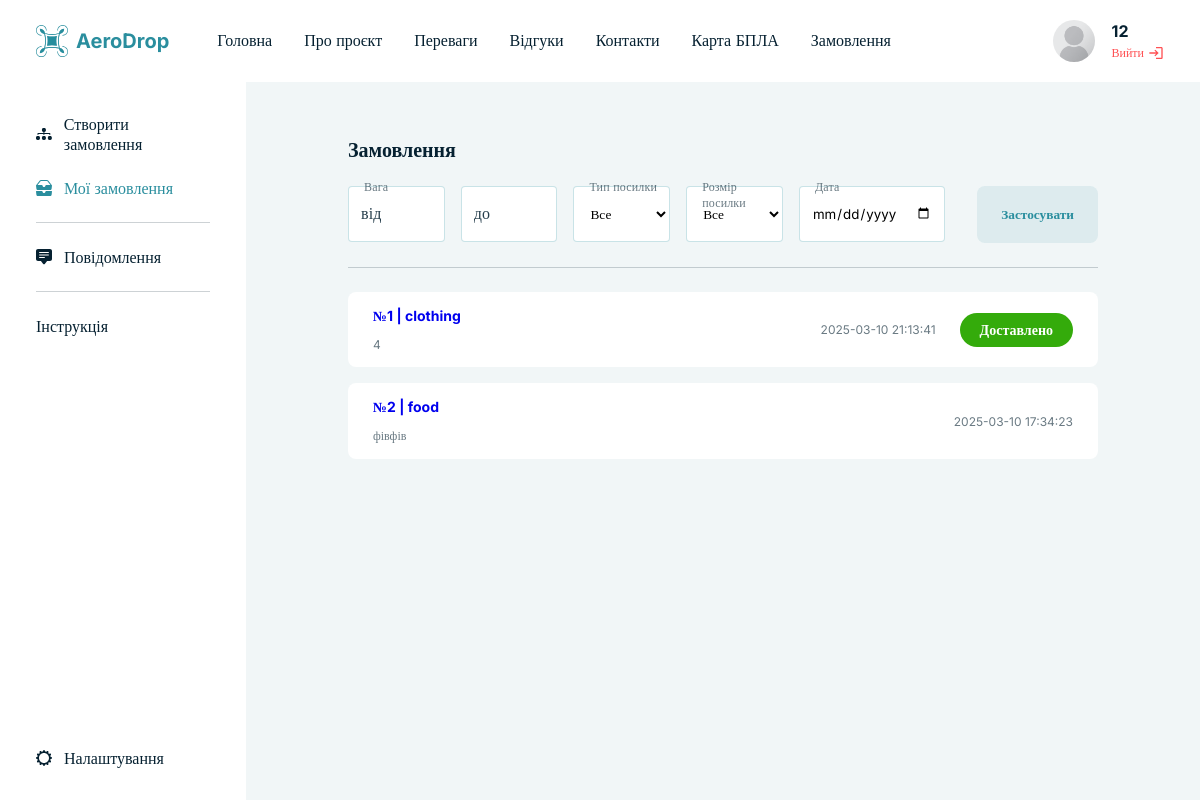
The app's page /account/history (signed in) with its own data.
### tables this page shows
CREATE TABLE `users` (
  `id` char(36) NOT NULL,
  `name` varchar(255) NOT NULL,
  `lastName` varchar(255) NOT NULL,
  `avatar` varchar(255) DEFAULT NULL,
  `phone` varchar(20) NOT NULL,
  `email` varchar(255) NOT NULL,
  `password` varchar(255) NOT NULL,
  `role` enum('admin','customer','executor') DEFAULT NULL,
  `information` varchar(500) NOT NULL,
  `created_at` timestamp NOT NULL DEFAULT CURRENT_TIMESTAMP,
  `banned` tinyint(1) NOT NULL DEFAULT '0'
);

CREATE TABLE `orders` (
  `id` char(36) NOT NULL,
  `user_id` char(36) NOT NULL,
  `executor_id` char(36) DEFAULT NULL,
  `truck_type` varchar(255) NOT NULL,
  `weight` decimal(10,2) NOT NULL,
  `size` varchar(255) NOT NULL,
  `description` text,
  `start_point` varchar(255) NOT NULL,
  `end_point` varchar(255) NOT NULL,
  `status` enum('pending','in_progress','completed','cancelled') DEFAULT 'pending',
  `price` decimal(10,2) NOT NULL,
  `distance` decimal(10,2) NOT NULL,
  `created_at` timestamp NOT NULL DEFAULT CURRENT_TIMESTAMP,
  `banned` tinyint(1) NOT NULL DEFAULT '0',
  `time` varchar(100) NOT NULL,
  `recognition` varchar(255) NOT NULL,
  `delivery_instructions` varchar(255) NOT NULL
);

### assets/controller/controller.php (called while the page is built, shortened)
<?php
function history()
{
    $filters = [
        'weight_from' => $_GET['weight_from'] ?? null,
        'weight_to' => $_GET['weight_to'] ?? null,
        'truck_type' => $_GET['truck_type'] ?? null,
        'size' => $_GET['size'] ?? null,
        'date' => $_GET['date'] ?? null,
    ];
    $orders = model_get_all_orders($filters);
    require_once './views/history.php';
}

### model/user.php (called while the page is built, shortened)
<?php
function info_user($id)
{
    $connect = db_connect();
    $id = mysqli_real_escape_string($connect, $id);
    $user_all = mysqli_query($connect, "SELECT * FROM `users` WHERE id = '$id'");
    if ($user_all && mysqli_num_rows($user_all) > 0) {
        $user_info = mysqli_fetch_assoc($user_all);
        return $user_info;
    } else {
        return null;
    }
}

### model/orders.php (called while the page is built, shortened)
<?php
function model_get_all_orders($filters)
{
    $connect = db_connect();
    $user_id = mysqli_real_escape_string($connect, $_SESSION['user_id']);
    $query = "SELECT * FROM `orders`";
    if (!isset($_SESSION['user_role']) || $_SESSION['user_role'] !== 'executor') {
        $query .= " WHERE `user_id` = '$user_id'";
    }
    $query .= " ORDER BY created_at DESC";
    $result = mysqli_query($connect, $query);
    $orders = [];
    while ($row = mysqli_fetch_assoc($result)) {
        $orders[] = $row;
    }
    return $orders;
}
?>

### views/history.php (the view, shortened to what this page needs)
<!DOCTYPE html>
<html lang="en">
<head>
    <link rel="stylesheet" href="/assets/css/index.css">
</head>
<body>
    <div class="wrapper">
        <?php require_once './templates/header.php'; ?>
        <main class="crm">
            <?php require_once './templates/sidebar.php' ?>
            <div class="crm__content">
                <div class="table">
                    <div class="crm__header">
                        <h5>Замовлення</h5>
                    </div>
                    <form class="form form--filter" action="" method="GET">
                        <div class="form__list">
                            <div class="form__item">
                                <label for="weight_from">Вага</label>
                                <input type="number" id="weight_from" name="weight_from" placeholder="від"
                                    value="<?= htmlspecialchars($_GET['weight_from'] ?? '') ?>">
                            </div>
                            <div class="form__item">
                                <input type="number" id="weight_to" name="weight_to" placeholder="до"
                                    value="<?= htmlspecialchars($_GET['weight_to'] ?? '') ?>">
                            </div>
                            <div class="form__item">
                                <label for="truck_type">Тип посилки</label>
                                <select name="truck_type" id="">
                                    <option value="">Все</option>
                                </select>
                            </div>
                            <div class="form__item">
                                <label for="size">Розмір посилки</label>
                                <select name="size" id="">
                                    <option value="">Все</option>
                                </select>
                            </div>
                            <div class="form__item">
                                <label for="date">Дата</label>
                                <input type="date" name="date" placeholder="від"
                                    value="<?= htmlspecialchars($_GET['date'] ?? '') ?>">
                            </div>
                        </div>
                        <button class="btn btn-outline btn-no-round">Застосувати</button>
                    </form>
                    <div class="table__list">
                        <?php foreach ($orders as $index => $order): ?>
                            <a href="/order?order_id=<?= $order['id'] ?>" class="table__item">
                                <div class="table__main">
                                    <div class="table__main-info">
                                        <p>№<?= $index + 1 ?> | <?= htmlspecialchars($order['truck_type']) ?></p>
                                        <span><?= htmlspecialchars($order['description']) ?></span>
                                    </div>
                                </div>
                                <div class="table__date">
                                    <span><?= htmlspecialchars($order['created_at']) ?></span>
                                    <?php if ($order['status'] == 'pending'): ?>
                                        <div class="table__main-status btn btn-primary btn-sm">
                                            В обробці
                                        </div>
                                    <?php elseif ($order['status'] == 'completed'): ?>
                                        <div class="table__main-status btn btn-success btn-sm">
                                            Доставлено
                                        </div>
                                    <?php endif; ?>
                                </div>
                            </a>
                        <?php endforeach; ?>
                    </div>
                </div>
            </div>
        </main>
    </div>
</body>
</html>

### templates/header.php (shortened to what this page needs)
<?php
if (isset($_SESSION['user_id'])) {
    $id = $_SESSION['user_id'];
    $info = info_user($id);
}
?>
<header class="header">
    <div class="header__container container-lg">
        <div class="header__main">
            <a href="" class="header__logo">
                <img src="/assets/img/logo.svg" alt="logo" class="header__logo-img">
                <span class="header__logo-text">AeroDrop</span>
            </a>
            <nav class="header__nav">
                <ul>
                    <li><a href="/" class="link-item">Головна</a></li>
                    <li><a href="/about" class="link-item">Про проєкт</a></li>
                    <li><a href="/#advantages" class="link-item">Переваги</a></li>
                    <li><a href="/#reviews" class="link-item">Відгуки</a></li>
                    <li><a href="/#contacts" class="link-item">Контакти</a></li>
                    <li><a href="/maps" class="link-item">Карта БПЛА</a></li>
                    <?php if (isset($_SESSION['user_role']) && $_SESSION['user_role'] === 'customer'): ?>
                        <li><a href="/account/history">Замовлення</a></li>
                    <?php endif; ?>
                </ul>
            </nav>
        </div>
        <?php if (isset($_SESSION['user_id'])): ?>
            <div class="header__panel">
                <a href="/account/settings" class="header__panel-icon">
                    <img src="/<?= $info['avatar'] ?? 'assets/img/placeholder.png' ?>" alt="user-icon">
                </a>
                <div class="header__panel-info">
                    <p><?= htmlspecialchars($info['name']) ?></p>
                    <a href="/logout">
                        <span>Вийти</span>
                        <img src="/assets/img/exit.svg" alt="exit">
                    </a>
                </div>
            </div>
        <?php endif; ?>
    </div>
</header>

### assets/css/index.css (style rules this page uses)
.crm { display:flex;flex-grow:1;height:calc(100vh - 92px) }
.crm__content { padding:56px 102px;width:100%;overflow:auto;position:relative }
.crm__header { display:flex;align-items:center;justify-content:space-between }
.table { display:flex;flex-direction:column;gap:24px }
.table__list { display:flex;flex-direction:column;gap:16px }
.table__item { display:flex;align-items:center;justify-content:space-between;padding:14px 24px;border-radius:8px;transition:.2s;background-color:#fff;border:1px solid rgba(0,0,0,0);cursor:pointer }
.table__main { display:flex;align-items:center;gap:24px }
.table__main-info { display:flex;flex-direction:column;gap:12px }
.table__main-info p { font-size:14px;font-weight:700 }
.table__main-info span { color:#6a7a83;font-size:12px }
.table__main-status { font-size:14px }
.table__date { color:#6a7a83;font-size:12px;display:flex;align-items:center;gap:24px }
* { font-family:"Inter",serif;margin:0;padding:0;box-sizing:border-box;max-width:100%;outline:none }
body,html { color:#062131;background:#f1f6f7 }
.wrapper { min-height:100vh;display:flex;flex-direction:column }
.container-lg { width:100%;padding:0 36px }
button,a { text-decoration:none;transition:.2s;cursor:pointer }
.btn { text-decoration:none;font-weight:700;border:none }
.btn-outline { background:rgba(42,142,158,.1);color:#2a8e9e }
.btn-success { background:#34ab0b;color:#fff }
.btn-sm { border-radius:60px;padding:8px 20px }
.btn-no-round { padding:20px 24px;border-radius:8px }
h5 { font-size:20px;font-weight:700 }
.form { display:flex;flex-direction:column;gap:32px }
.form__list { display:flex;flex-direction:column;gap:16px }
.form__item { flex:1;position:relative }
.form__item label { position:absolute;font-size:12px;color:rgba(6,33,49,.6);letter-spacing:.15px;padding:0 4px;left:12px;top:-7px }
.form__item input,.form__item textarea,.form__item select { padding:0 12px;border-radius:4px;border:1px solid rgba(42,142,158,.25);background:rgba(0,0,0,0);height:56px;width:100%;background-color:#fff }
.form__item input::placeholder,.form__item textarea::placeholder,.form__item select::placeholder { color:rgba(6,33,49,.87);font-size:16px;letter-spacing:.15px }
.form--filter { border-bottom:1px solid rgba(6,33,49,.2);padding-bottom:24px;flex-direction:row;justify-content:space-between }
.form--filter .form__list { flex-direction:row }
.header { position:sticky;top:0;padding:20px 0;background-color:#fff;z-index:9 }
.header__container { display:flex;align-items:center;justify-content:space-between }
.header__main { display:flex;align-items:center;gap:48px }
.header__logo { display:flex;align-items:center;gap:8px }
.header__logo-text { font-weight:700;color:#2a8e9e;font-size:20px }
.header__nav ul { display:flex;gap:32px }
.header__nav ul li { list-style:none }
.header__nav ul li a { font-size:16px;color:#062131 }
.header__panel { display:flex;align-items:center;gap:16px }
.header__panel-info { display:flex;flex-direction:column;gap:4px }
.header__panel-info p { font-size:16px;font-weight:700 }
.header__panel-info a { display:flex;align-items:center;gap:4px;color:#ff5154 }
.header__panel-info a span { font-size:12px }
.header__panel-icon { width:42px;height:42px }
.header__panel-icon img { border-radius:100%;width:100%;height:100%;-o-object-fit:cover;object-fit:cover;display:flex }
.link-item::after { content:"";display:block;width:0;height:2px;background:#2a8e9e;transition:width .3s }

### records on screen
users: name "12"
orders: truck_type "clothing", description "4", created_at "2025-03-10 21:13:41", status "Доставлено"
orders: truck_type "food", description "фівфів", created_at "2025-03-10 17:34:23"
